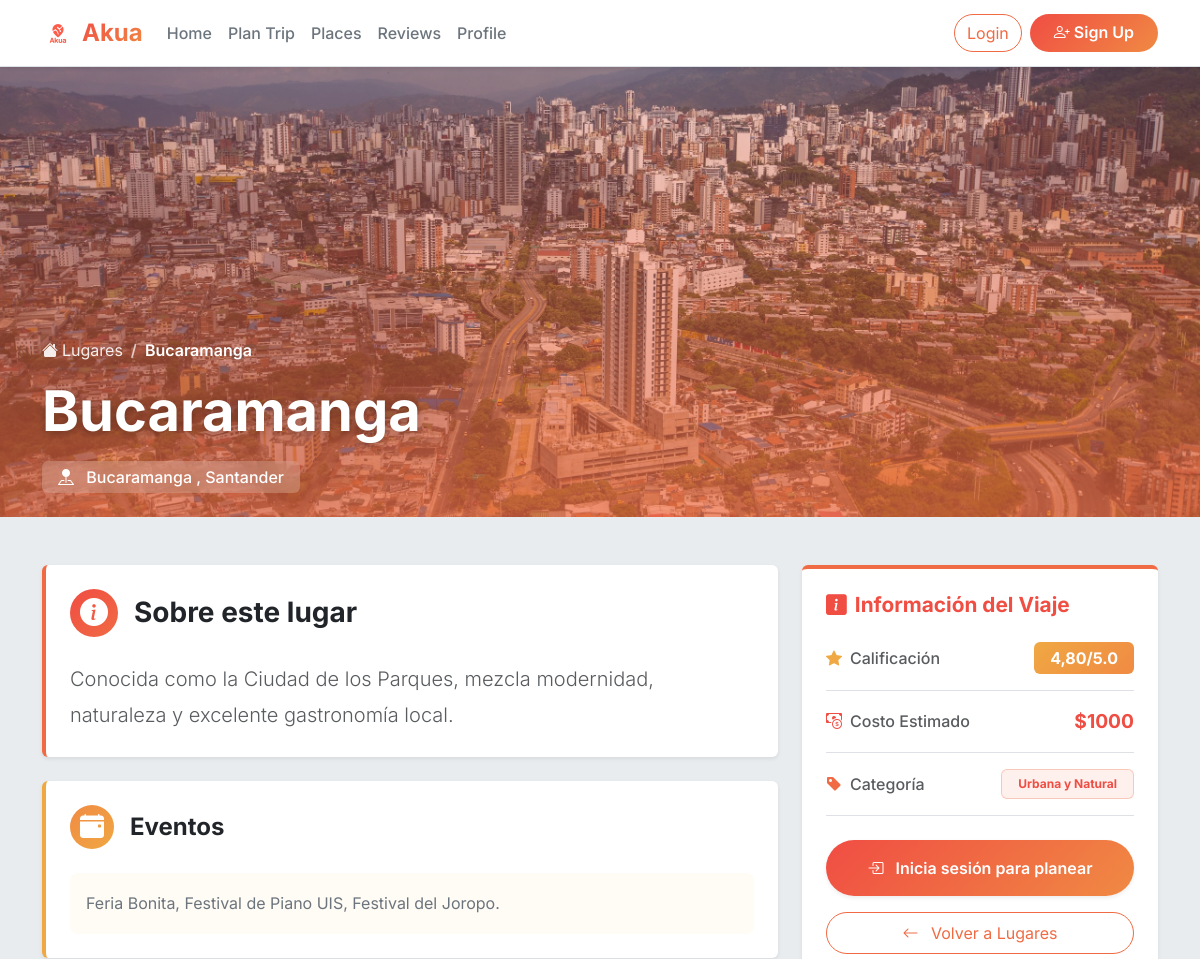
Before: /places/bucaramanga/ (upper part) with the older database file.
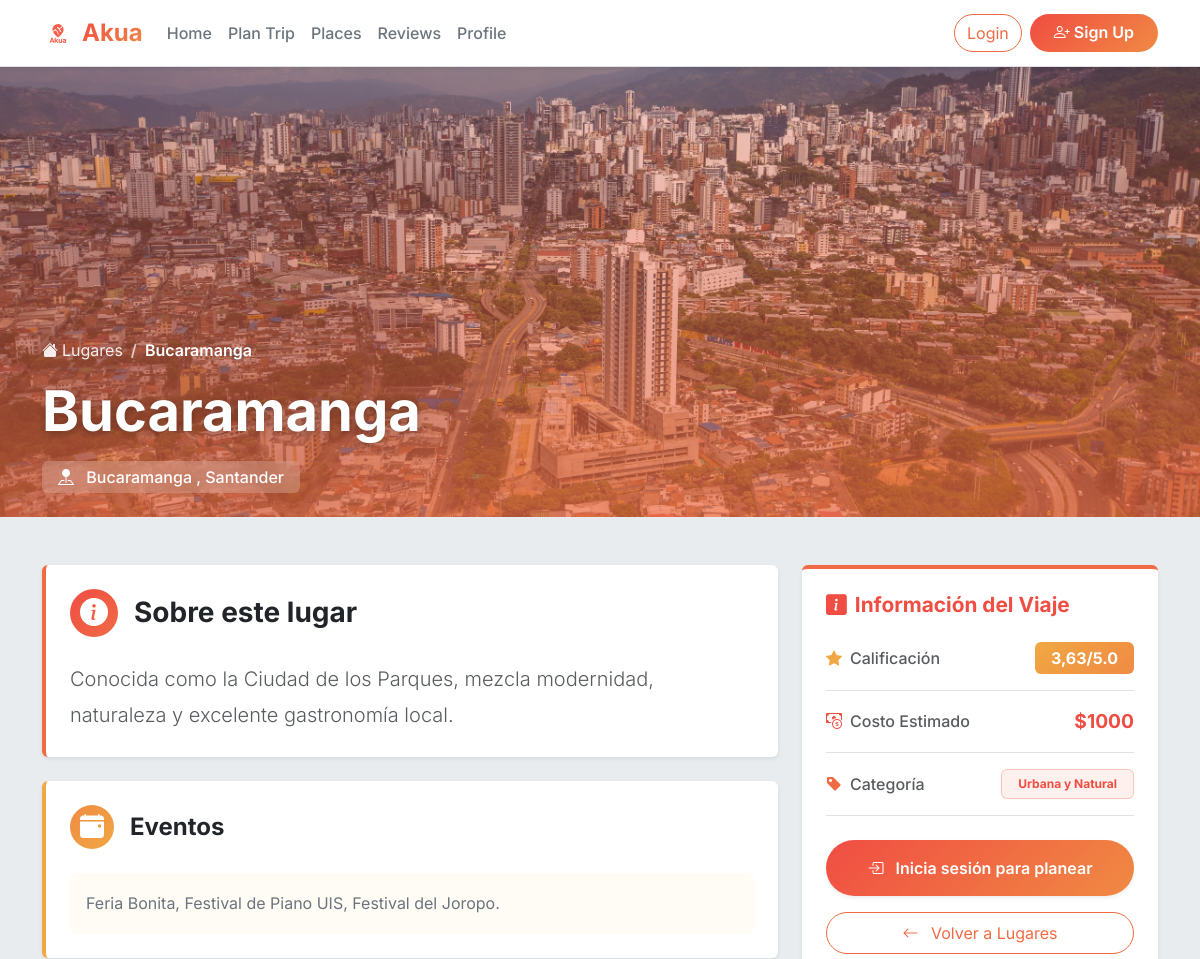
After: the same page with the newer database file.
### core/models.py (models this page shows, shortened)
class Place(models.Model):
    id = models.AutoField(primary_key=True)
    name = models.CharField(
        max_length=200,
        unique=True,
        verbose_name="Nombre del Lugar"
    )
    slug = models.SlugField(max_length=220, unique=True, blank=True)
    photo = models.ImageField(
        upload_to='places_photos/',
        verbose_name="Foto Principal",
        blank=True,
        null=True
    )
    short_description = models.CharField(
        max_length=200,
        verbose_name="Descripción Breve",
        help_text="Descripción corta para las tarjetas"
    )
    events = models.CharField(
        max_length=500,
        blank=True,
        verbose_name="Eventos",
        help_text="Eventos disponibles en el lugar"
    )
    restaurants = models.CharField(
        max_length=500,
        blank=True,
        verbose_name="Restaurantes",
        help_text="Restaurantes recomendados"
    )
    hotels = models.CharField(
        max_length=500,
        blank=True,
        verbose_name="Hoteles",
        help_text="Hoteles cercanos"
    )
    estimated_cost = models.DecimalField(
        max_digits=10,
        decimal_places=2,
        default=0.00,
        verbose_name="Costo Estimado"
    )
    category = models.CharField(
        max_length=100,
        blank=True,
        verbose_name="Categoría",
        help_text="Ej: Playa, Montaña, Cultural"
    )
    rating_average = models.DecimalField(
        max_digits=3,
        decimal_places=2,
        default=0.00,
        verbose_name="Calificación Promedio"
    )
    city = models.CharField(max_length=100, blank=True, verbose_name="Ciudad")
    department = models.CharField(max_length=100, blank=True, verbose_name="Departamento")
    created_at = models.DateTimeField(auto_now_add=True)
    updated_at = models.DateTimeField(auto_now=True)
    class Meta:
        verbose_name = "Lugar"
        verbose_name_plural = "Lugares"
        ordering = ['-rating_average', 'name']

### core/views.py (the view)
# urls.py: path('places/<slug:slug>/', views.place_detail, name='place_detail'),
def place_detail(request, slug):
    place = get_object_or_404(Place, slug=slug)
    context = {
        'place': place
    }
    return render(request, 'core/place_detail.html', context)

### core/templates/core/place_detail.html (shortened to what the changed rows need)
{% extends 'core/base.html' %}
{% load static %}
{% block content %}
<div class="position-relative" style="height: 450px; overflow: hidden;">
  {% if place.photo %}
  <img src="{{ place.photo.url }}" alt="{{ place.name }}"
       class="w-100 h-100" style="object-fit: cover;">
  {% else %}
  <div class="w-100 h-100 d-flex align-items-center justify-content-center" style="
    background: linear-gradient(135deg, rgba(240, 77, 67, 0.1), rgba(240, 138, 67, 0.1));
  ">
    <i class="bi bi-image" style="font-size: 5rem; color: #F06B43;"></i>
  </div>
  {% endif %}
  <div class="position-absolute top-0 start-0 w-100 h-100"
       style="background: linear-gradient(to bottom, rgba(240, 77, 67, 0.2), rgba(240, 107, 67, 0.7));"></div>
  <div class="position-absolute bottom-0 start-0 w-100 p-4 text-white">
    <div class="container">
      <nav aria-label="breadcrumb">
        <ol class="breadcrumb mb-3">
          <li class="breadcrumb-item">
            <a href="{% url 'places' %}" class="text-white text-decoration-none" style="opacity: 0.9;">
            </a>
          </li>
          <li class="breadcrumb-item active text-white fw-semibold" aria-current="page">
            {{ place.name }}
          </li>
        </ol>
      </nav>
      <h1 class="display-4 fw-bold mb-3 text-shadow">{{ place.name }}</h1>
      {% if place.city or place.department %}
      <p class="lead mb-0 d-flex align-items-center">
        <span class="badge px-3 py-2" style="
          background: rgba(255, 255, 255, 0.2);
          backdrop-filter: blur(10px);
          font-size: 1rem;
          font-weight: 500;
        ">
          <i class="bi bi-pin-map-fill me-2"></i>
          {% if place.city %}{{ place.city }}{% endif %}
          {% if place.city and place.department %}, {% endif %}
          {% if place.department %}{{ place.department }}{% endif %}
        </span>
      </p>
      {% endif %}
    </div>
  </div>
</div>
<div class="container py-5">
  <div class="row">
    <div class="col-lg-8">
      <div class="card border-0 shadow-sm mb-4" style="border-left: 4px solid #F06B43 !important;">
        <div class="card-body p-4">
          <h3 class="fw-bold mb-4 d-flex align-items-center">
            <span class="me-3 d-flex align-items-center justify-content-center rounded-circle" style="
              width: 48px;
              height: 48px;
              background: linear-gradient(135deg, #F04D43, #F06B43);
              color: white;
            ">
            </span>
            Sobre este lugar
          </h3>
          <p class="lead text-muted mb-0" style="line-height: 1.8;">{{ place.short_description }}</p>
        </div>
      </div>
      {% if place.events %}
      <div class="card border-0 shadow-sm mb-4" style="border-left: 4px solid #F0A843 !important;">
        <div class="card-body p-4">
          <h4 class="fw-bold mb-4 d-flex align-items-center">
            <span class="me-3 d-flex align-items-center justify-content-center rounded-circle" style="
              width: 44px;
              height: 44px;
              background: linear-gradient(135deg, #F08A43, #F0A843);
              color: white;
            ">
              <i class="bi bi-calendar-event-fill"></i>
            </span>
            Eventos
          </h4>
          <div class="p-3 rounded-3" style="background-color: rgba(240, 168, 67, 0.05);">
            <p class="mb-0 text-secondary" style="line-height: 1.8;">{{ place.events }}</p>
          </div>
        </div>
      </div>
      {% endif %}
    </div>
    <div class="col-lg-4">
      <div class="card border-0 shadow-sm mb-4 sticky-top" style="
        top: 100px;
        border-top: 4px solid #F06B43 !important;
      ">
        <div class="card-body p-4">
          {% if place.rating_average > 0 %}
          <div class="d-flex justify-content-between align-items-center mb-3 pb-3 border-bottom">
            <span class="text-muted d-flex align-items-center">
              <i class="bi bi-star-fill me-2" style="color: #F0A843;"></i>
              <span class="fw-medium">Calificación</span>
            </span>
            <span class="badge px-3 py-2" style="
              background: linear-gradient(135deg, #F0A843, #F08A43);
              font-size: 1rem;
            ">
              {{ place.rating_average }}/5.0
            </span>
          </div>
          {% endif %}
          {% if place.estimated_cost > 0 %}
          <div class="d-flex justify-content-between align-items-center mb-3 pb-3 border-bottom">
            <span class="text-muted d-flex align-items-center">
              <i class="bi bi-cash-coin me-2" style="color: #F04D43;"></i>
              <span class="fw-medium">Costo Estimado</span>
            </span>
            <span class="fw-bold" style="
              color: #F04D43;
              font-size: 1.2rem;
            ">
              ${{ place.estimated_cost|floatformat:0 }}
            </span>
          </div>
          {% endif %}
          {% if place.category %}
          <div class="d-flex justify-content-between align-items-center mb-4 pb-3 border-bottom">
            <span class="text-muted d-flex align-items-center">
              <i class="bi bi-tag-fill me-2" style="color: #F06B43;"></i>
              <span class="fw-medium">Categoría</span>
            </span>
            <span class="badge px-3 py-2 border" style="
              background-color: rgba(240, 107, 67, 0.1);
              color: #F04D43;
              border-color: rgba(240, 107, 67, 0.3) !important;
            ">
              {{ place.category }}
            </span>
          </div>
          {% endif %}
        </div>
      </div>
    </div>
  </div>
</div>
{% endblock %}

Changed rows visible on the page:
changed Place "Bucaramanga": rating_average "4,80" → "3,63"
